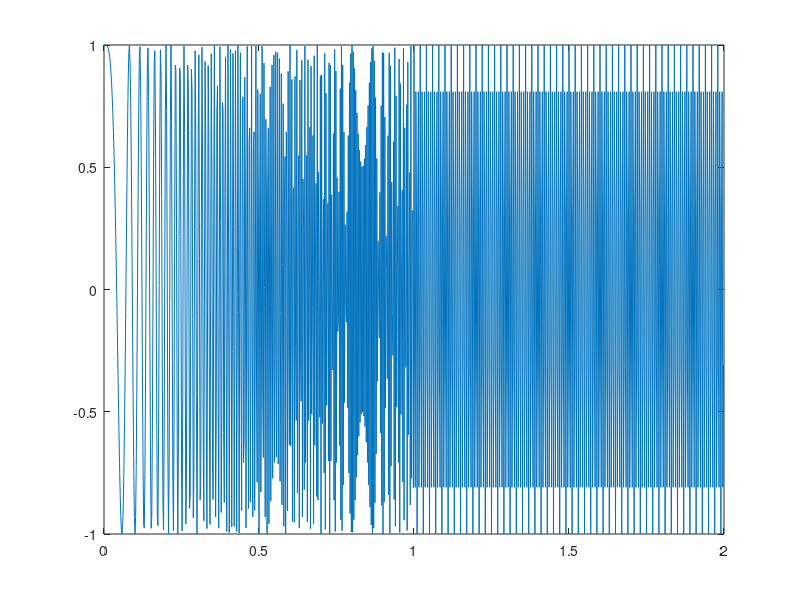

Reproduce this figure in MATLAB. (Note: this script raises an error after producing the figure.)
% 1.
Fs=500; % sample rate 
tf=2; % 2 seconds
t=0:1/Fs:tf-1/Fs
f1=0;
f2=150; % start @ 0 Hz, go up to 150Hz
semi_t=0:1/Fs:(tf/2-1/Fs);
sl=2*(f2-f1/2);
f1=f1*semi_t+(sl.*semi_t/2);
f2=f2+f2*semi_t-sl.*semi_t/2;
f=[f1 f2];
y=cos(2*pi*f.*t);
plot(t,y);
% 2.
spectrogram(y,128,120,128,1e3)